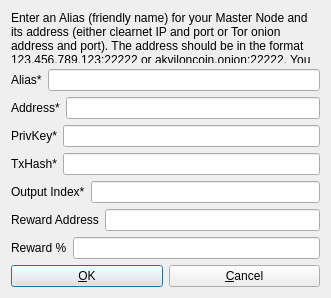
<?xml version="1.0" encoding="UTF-8"?>
<ui version="4.0">
 <class>AddEditAdrenalineNode</class>
 <widget class="QDialog" name="AddEditAdrenalineNode">
  <property name="geometry">
   <rect>
    <x>0</x>
    <y>0</y>
    <width>331</width>
    <height>298</height>
   </rect>
  </property>
  <property name="windowTitle">
   <string>Add/Edit AkvilonCoin Node</string>
  </property>
  <property name="modal">
   <bool>true</bool>
  </property>
  <layout class="QVBoxLayout" name="verticalLayout">
   <item>
    <widget class="QLabel" name="label_9">
     <property name="sizePolicy">
      <sizepolicy hsizetype="Preferred" vsizetype="Expanding">
       <horstretch>0</horstretch>
       <verstretch>0</verstretch>
      </sizepolicy>
     </property>
     <property name="text">
      <string>&lt;html&gt;&lt;head/&gt;&lt;body&gt;&lt;p&gt;Enter an Alias (friendly name) for your Master Node and its address (either clearnet IP and port or Tor onion address and port). The address should be in the format 123.456.789.123:22222 or akviloncoin.onion:22222. You must send exactly 4000 AKL to the collateral address.&lt;/p&gt;&lt;/body&gt;&lt;/html&gt;</string>
     </property>
     <property name="wordWrap">
      <bool>true</bool>
     </property>
    </widget>
   </item>
   <item>
    <layout class="QHBoxLayout" name="horizontalLayout_4">
     <property name="bottomMargin">
      <number>0</number>
     </property>
     <item>
      <widget class="QLabel" name="label_4">
       <property name="text">
        <string>Alias*</string>
       </property>
      </widget>
     </item>
     <item>
      <widget class="QLineEdit" name="aliasLineEdit"/>
     </item>
    </layout>
   </item>
   <item>
    <layout class="QHBoxLayout" name="horizontalLayout_5">
     <property name="bottomMargin">
      <number>0</number>
     </property>
     <item>
      <widget class="QLabel" name="label_6">
       <property name="text">
        <string>Address*</string>
       </property>
      </widget>
     </item>
     <item>
      <widget class="QLineEdit" name="addressLineEdit"/>
     </item>
    </layout>
   </item>
   <item>
    <layout class="QHBoxLayout" name="horizontalLayout_3">
     <property name="bottomMargin">
      <number>0</number>
     </property>
     <item>
      <widget class="QLabel" name="label_5">
       <property name="text">
        <string>PrivKey*</string>
       </property>
      </widget>
     </item>
     <item>
      <widget class="QLineEdit" name="privkeyLineEdit"/>
     </item>
    </layout>
   </item>
   <item>
    <layout class="QHBoxLayout" name="horizontalLayout_2">
     <property name="bottomMargin">
      <number>0</number>
     </property>
     <item>
      <widget class="QLabel" name="label_2">
       <property name="text">
        <string>TxHash*</string>
       </property>
      </widget>
     </item>
     <item>
      <widget class="QLineEdit" name="txhashLineEdit"/>
     </item>
    </layout>
   </item>
   <item>
    <layout class="QHBoxLayout" name="horizontalLayout_8">
     <property name="bottomMargin">
      <number>0</number>
     </property>
     <item>
      <widget class="QLabel" name="label_8">
       <property name="text">
        <string>Output Index*</string>
       </property>
      </widget>
     </item>
     <item>
      <widget class="QLineEdit" name="outputindexLineEdit"/>
     </item>
    </layout>
   </item>
   <item>
    <layout class="QHBoxLayout" name="horizontalLayout_6">
     <property name="bottomMargin">
      <number>0</number>
     </property>
     <item>
      <widget class="QLabel" name="label_3">
       <property name="text">
        <string>Reward Address</string>
       </property>
      </widget>
     </item> 
     <item>
      <widget class="QLineEdit" name="rewardaddressLineEdit"/>
     </item>
    </layout>
   </item>
   <item>
    <layout class="QHBoxLayout" name="horizontalLayout_7">
     <property name="bottomMargin">
      <number>0</number>
     </property>
     <item>
      <widget class="QLabel" name="label_7">
       <property name="text">
        <string>Reward %</string>
       </property>
      </widget>
     </item>
     <item>
      <widget class="QLineEdit" name="rewardpercentageLineEdit"/>
     </item>
    </layout>
   </item>
   <item>
    <layout class="QHBoxLayout" name="horizontalLayout_Buttons">
     <item>
      <widget class="QPushButton" name="okButton">
       <property name="text">
        <string>&amp;OK</string>
       </property>
      </widget>
     </item>
     <item>
      <widget class="QPushButton" name="cancelButton">
       <property name="text">
        <string>&amp;Cancel</string>
       </property>
       <property name="autoDefault">
        <bool>false</bool>
       </property>
      </widget>
     </item>
    </layout>
   </item>
  </layout>
 </widget>
 <resources/>
 <connections/>
</ui>
